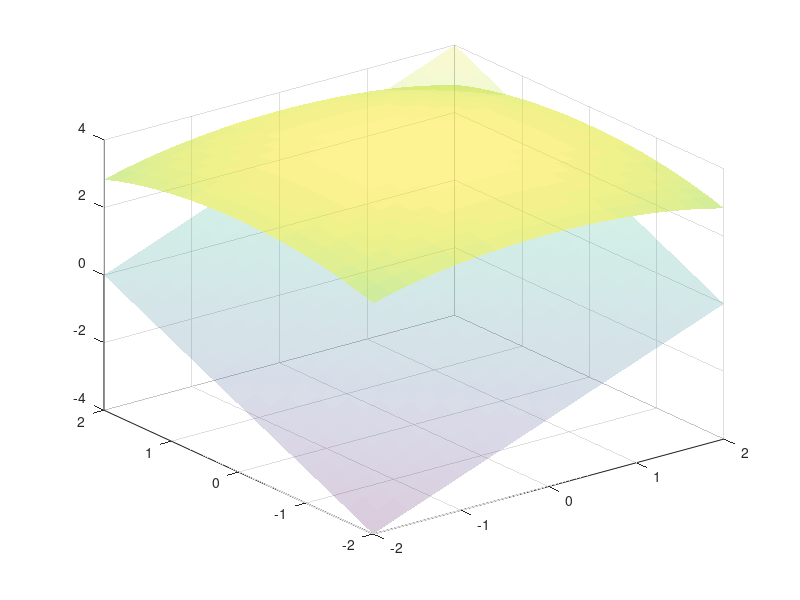

Reproduce this figure in MATLAB.
clear all
close all
clc
% 
% [x,y] = meshgrid(-5:0.5:5,-5:0.5:5);
% z= sqrt(16-x.^2 - y.^2);  %Funcion z(x,y)
% figure(1)
% plot3(x,y,z)
[x,y] = meshgrid(-2:0.2:2,-2:0.2:2);
z= sqrt(16-x.^2 - y.^2);  %Funcion z(x,y)
figure(1)
surf(x,y,z, 'FaceAlpha',0.5,'EdgeColor','none')


hold on 
zz = x + y;
surf(x,y,zz, 'FaceAlpha',0.2,'EdgeColor','none')
hold off

